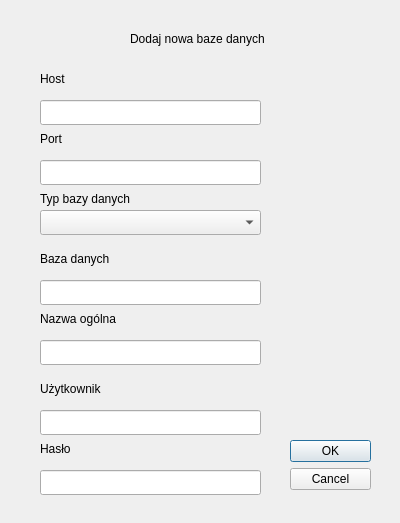
<?xml version="1.0" encoding="UTF-8"?>
<ui version="4.0">
 <class>Dialog</class>
 <widget class="QDialog" name="Dialog">
  <property name="geometry">
   <rect>
    <x>0</x>
    <y>0</y>
    <width>400</width>
    <height>523</height>
   </rect>
  </property>
  <property name="windowTitle">
   <string>Dialog</string>
  </property>
  <widget class="QDialogButtonBox" name="buttonBox">
   <property name="geometry">
    <rect>
     <x>290</x>
     <y>440</y>
     <width>81</width>
     <height>51</height>
    </rect>
   </property>
   <property name="orientation">
    <enum>Qt::Vertical</enum>
   </property>
   <property name="standardButtons">
    <set>QDialogButtonBox::Cancel|QDialogButtonBox::Ok</set>
   </property>
  </widget>
  <widget class="QLabel" name="label">
   <property name="geometry">
    <rect>
     <x>130</x>
     <y>30</y>
     <width>181</width>
     <height>17</height>
    </rect>
   </property>
   <property name="text">
    <string>Dodaj nowa baze danych</string>
   </property>
  </widget>
  <widget class="QLineEdit" name="host">
   <property name="geometry">
    <rect>
     <x>40</x>
     <y>100</y>
     <width>221</width>
     <height>25</height>
    </rect>
   </property>
  </widget>
  <widget class="QLabel" name="label_2">
   <property name="geometry">
    <rect>
     <x>40</x>
     <y>70</y>
     <width>67</width>
     <height>17</height>
    </rect>
   </property>
   <property name="text">
    <string>Host</string>
   </property>
  </widget>
  <widget class="QLabel" name="label_3">
   <property name="geometry">
    <rect>
     <x>40</x>
     <y>130</y>
     <width>67</width>
     <height>17</height>
    </rect>
   </property>
   <property name="text">
    <string>Port</string>
   </property>
  </widget>
  <widget class="QLineEdit" name="port">
   <property name="geometry">
    <rect>
     <x>40</x>
     <y>160</y>
     <width>221</width>
     <height>25</height>
    </rect>
   </property>
  </widget>
  <widget class="QLabel" name="label_4">
   <property name="geometry">
    <rect>
     <x>40</x>
     <y>190</y>
     <width>161</width>
     <height>17</height>
    </rect>
   </property>
   <property name="text">
    <string>Typ bazy danych</string>
   </property>
  </widget>
  <widget class="QComboBox" name="comboBox">
   <property name="geometry">
    <rect>
     <x>40</x>
     <y>210</y>
     <width>221</width>
     <height>25</height>
    </rect>
   </property>
  </widget>
  <widget class="QLineEdit" name="db_name">
   <property name="geometry">
    <rect>
     <x>40</x>
     <y>280</y>
     <width>221</width>
     <height>25</height>
    </rect>
   </property>
  </widget>
  <widget class="QLineEdit" name="name">
   <property name="geometry">
    <rect>
     <x>40</x>
     <y>340</y>
     <width>221</width>
     <height>25</height>
    </rect>
   </property>
  </widget>
  <widget class="QLabel" name="label_5">
   <property name="geometry">
    <rect>
     <x>40</x>
     <y>250</y>
     <width>121</width>
     <height>17</height>
    </rect>
   </property>
   <property name="text">
    <string>Baza danych</string>
   </property>
  </widget>
  <widget class="QLabel" name="label_6">
   <property name="geometry">
    <rect>
     <x>40</x>
     <y>310</y>
     <width>121</width>
     <height>17</height>
    </rect>
   </property>
   <property name="text">
    <string>Nazwa ogólna</string>
   </property>
  </widget>
  <widget class="QLineEdit" name="db_user">
   <property name="geometry">
    <rect>
     <x>40</x>
     <y>410</y>
     <width>221</width>
     <height>25</height>
    </rect>
   </property>
  </widget>
  <widget class="QLabel" name="label_7">
   <property name="geometry">
    <rect>
     <x>40</x>
     <y>380</y>
     <width>121</width>
     <height>17</height>
    </rect>
   </property>
   <property name="text">
    <string>Użytkownik</string>
   </property>
  </widget>
  <widget class="QLineEdit" name="db_password">
   <property name="geometry">
    <rect>
     <x>40</x>
     <y>470</y>
     <width>221</width>
     <height>25</height>
    </rect>
   </property>
  </widget>
  <widget class="QLabel" name="label_8">
   <property name="geometry">
    <rect>
     <x>40</x>
     <y>440</y>
     <width>67</width>
     <height>17</height>
    </rect>
   </property>
   <property name="text">
    <string>Hasło</string>
   </property>
  </widget>
 </widget>
 <resources/>
 <connections>
  <connection>
   <sender>buttonBox</sender>
   <signal>accepted()</signal>
   <receiver>Dialog</receiver>
   <slot>accept()</slot>
   <hints>
    <hint type="sourcelabel">
     <x>248</x>
     <y>254</y>
    </hint>
    <hint type="destinationlabel">
     <x>157</x>
     <y>274</y>
    </hint>
   </hints>
  </connection>
  <connection>
   <sender>buttonBox</sender>
   <signal>rejected()</signal>
   <receiver>Dialog</receiver>
   <slot>reject()</slot>
   <hints>
    <hint type="sourcelabel">
     <x>316</x>
     <y>260</y>
    </hint>
    <hint type="destinationlabel">
     <x>286</x>
     <y>274</y>
    </hint>
   </hints>
  </connection>
 </connections>
</ui>
